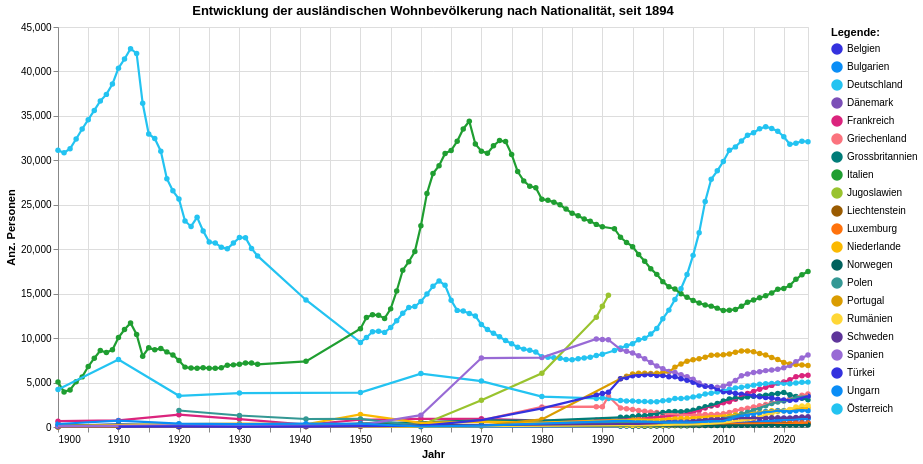

The cell this chart's notebook holds for it:
### Code cell
grafik1 = mypy_dv.plot_altair_multiline_highlight(
    data = myAgg1.reset_index().sort_values('NationHistCd', ascending=True)
    ,x = 'StichtagDatJahr:T'
    ,y = 'sum_WBev:Q'
    ,x_beschriftung = 'Jahr'
    , y_beschriftung = 'Anz. Personen'
    ,category = "NationHistLang:N"
    ,category_beschriftung= 'Legende:'
    ,x_sort = None
    ,palette_scheme = None # 'turbo','viridis','category20b','category20c', 'tableau20', 'sinebow', 'rainbow, 'dark2', 'inferno',
    ,custom_palette = zuericolors_qual12+zuericolors_gender6origin
    ,line_width = 1.1                 
    ,warning_status = "ignore" #always or ignore
    ,myTitle="Entwicklung der ausländischen Wohnbevölkerung nach Nationalität, seit "+str(int(data2betested.index.year.min()))
)
grafik1

### Figure 1 — Vega-Lite specification as saved in the notebook (floating-point values rounded to 4 significant figures; data arrays with more than 128 entries replaced by an {"elided": "..."} marker saying what was removed)
{"config": {"view": {"continuousWidth": 300, "continuousHeight": 300}}, "layer": [{"mark": {"type": "circle"}, "encoding": {"color": {"field": "NationHistLang", "legend": {"orient": "right", "title": "Legende:"}, "scale": {"range": ["#3431DE", "#0A8DF6", "#23C3F1", "#7B4FB7", "#DB247D", "#FB737E", "#007C78", "#1F9E31", "#99C32E", "#9A5B01", "#FF720C", "#FBB900", "#00615D", "#349894", "#DA9C00", "#FFD736", "#5E359A", "#986AD5"]}, "type": "nominal"}, "opacity": {"value": 1.3}, "tooltip": [{"field": "StichtagDatJahr", "type": "temporal"}, {"field": "NationHistLang", "type": "nominal"}, {"field": "sum_WBev", "type": "quantitative"}], "x": {"axis": {"title": "Jahr"}, "field": "StichtagDatJahr", "type": "temporal"}, "y": {"axis": {"title": "Anz. Personen"}, "field": "sum_WBev", "type": "quantitative"}}, "name": "view_3", "title": "Entwicklung der ausländischen Wohnbevölkerung nach Nationalität, seit 1894"}, {"mark": {"type": "line"}, "encoding": {"color": {"field": "NationHistLang", "legend": {"orient": "right", "title": "Legende:"}, "scale": {"range": ["#3431DE", "#0A8DF6", "#23C3F1", "#7B4FB7", "#DB247D", "#FB737E", "#007C78", "#1F9E31", "#99C32E", "#9A5B01", "#FF720C", "#FBB900", "#00615D", "#349894", "#DA9C00", "#FFD736", "#5E359A", "#986AD5"]}, "type": "nominal"}, "strokeWidth": {"condition": {"test": {"not": {"param": "param_3"}}, "value": 1.1}, "value": 2.2}, "tooltip": [{"field": "StichtagDatJahr", "type": "temporal"}, {"field": "NationHistLang", "type": "nominal"}, {"field": "sum_WBev", "type": "quantitative"}], "x": {"axis": {"title": "Jahr"}, "field": "StichtagDatJahr", "type": "temporal"}, "y": {"axis": {"title": "Anz. Personen"}, "field": "sum_WBev", "type": "quantitative"}}, "title": "Entwicklung der ausländischen Wohnbevölkerung nach Nationalität, seit 1894"}], "data": {"name": "data-5bdc2928a9828360137a06fc54495835"}, "height": 400, "params": [{"name": "param_3", "select": {"type": "point", "fields": ["NationHistLang:N"], "nearest": true, "on": "pointerover"}, "views": ["view_3"]}], "width": 750, "$schema": "https://vega.github.io/schema/vega-lite/v5.8.0.json", "datasets": {"data-5bdc2928a9828360137a06fc54495835": {"elided": "944 records"}}}
